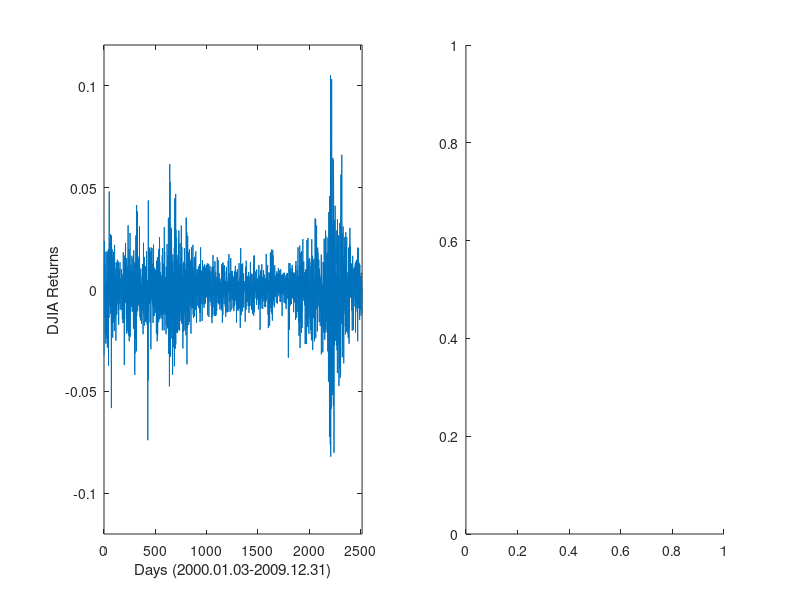

Recreate this plot in MATLAB. (Note: this script raises an error after producing the figure.)
% ---------------------------------------------------------------------
% Book:         STF2
% ---------------------------------------------------------------------
% Quantlet:     STFstab01
% ---------------------------------------------------------------------
% Description:  STFstab01 calculates the log returns of the DIJA daily
%               closing values from the period January 3, 2000 - December
%               31, 2009 and plots the Gaussian fit to the empirical
%               culmulative distribution function (cdf) of the returns 
%               on a double logarithmic scale (only left tail is plotted).
% ---------------------------------------------------------------------
% Usage:        empcdf.m
% ---------------------------------------------------------------------
% See also:     empcdf
% ---------------------------------------------------------------------
% Inputs:       none
% ---------------------------------------------------------------------
% Output:       log returns of the DIJA daily closing values from the
%               period January 3, 2000 - December 31, 2009 and plots
%               the Gaussian fit to the empirical culmulative distribution
%               function (cdf) of the returns on a double logarithmic scale
%               (only left tail is plotted).
% ---------------------------------------------------------------------
% Example:      -
% ---------------------------------------------------------------------
% Author:       Rafal Weron
% ---------------------------------------------------------------------


% clear variables and close windows
clear all
close all
clc

cmd = [1 1];

dane = load('Dane_copula.txt');



if ismember(1,cmd),
    %d - DJIA
    %x - zwroty z d
    %xx - linspace na zwrotach d
    d = dane(:,7); % DJIA data
    d = d(~isnan(d));
    x = log(d(2:end)./d(1:end-1));
    xx = linspace(min(x),max(x),1000);
    f = figure(1);
    subplot(1,2,1)
    plot(x)
    xlabel('Days (2000.01.03-2009.12.31)')
    ylabel('DJIA Returns')
    set(gca,'xlim',[0,length(x)+1],'ylim',[-.12 .12])

    subplot(1,2,2)
    [xemp,yemp] = empcdf(x);
    [mu,sig] = normfit(x);
    loglog(-xemp,yemp,'k.')
    hold on
    loglog(-xx,normcdf(xx,mu,sig),'r--','linewidth',1)
    hold off
    xlabel('-x')
    ylabel('CDF(x)')
    set(gca,'xlim',[1e-3 1e-1],'ylim',[1e-4 1])
    legend('DJIA returns','Gaussian fit',3)
    
    print(f,'-dpsc2','STF2stab01.ps')
end